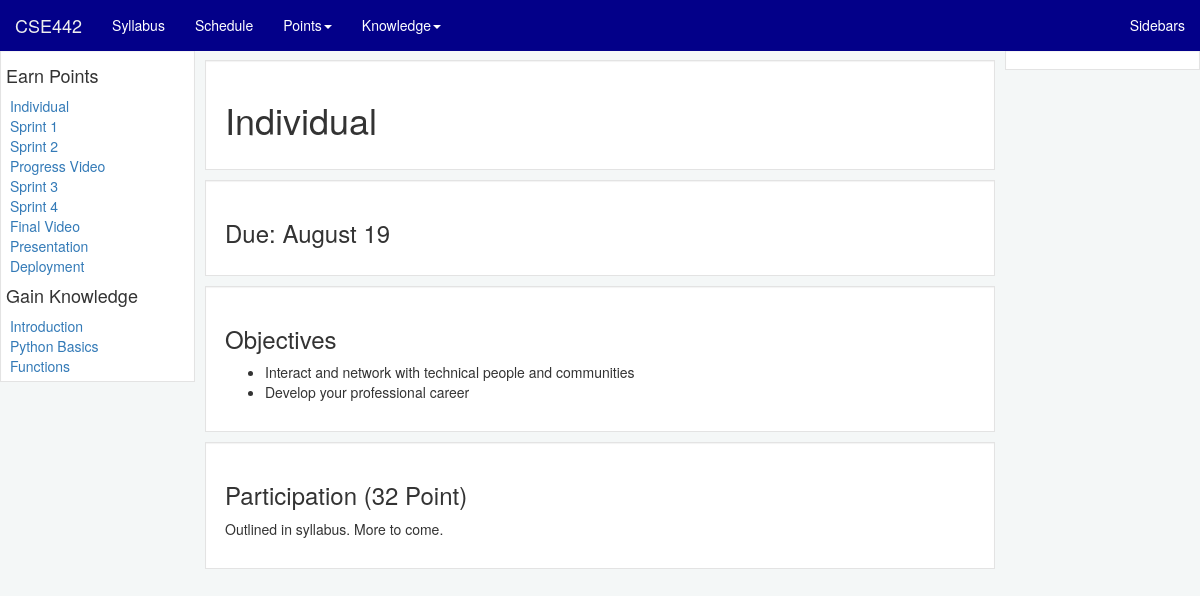
The app's page /lecture/assignment/Individual/, older data.
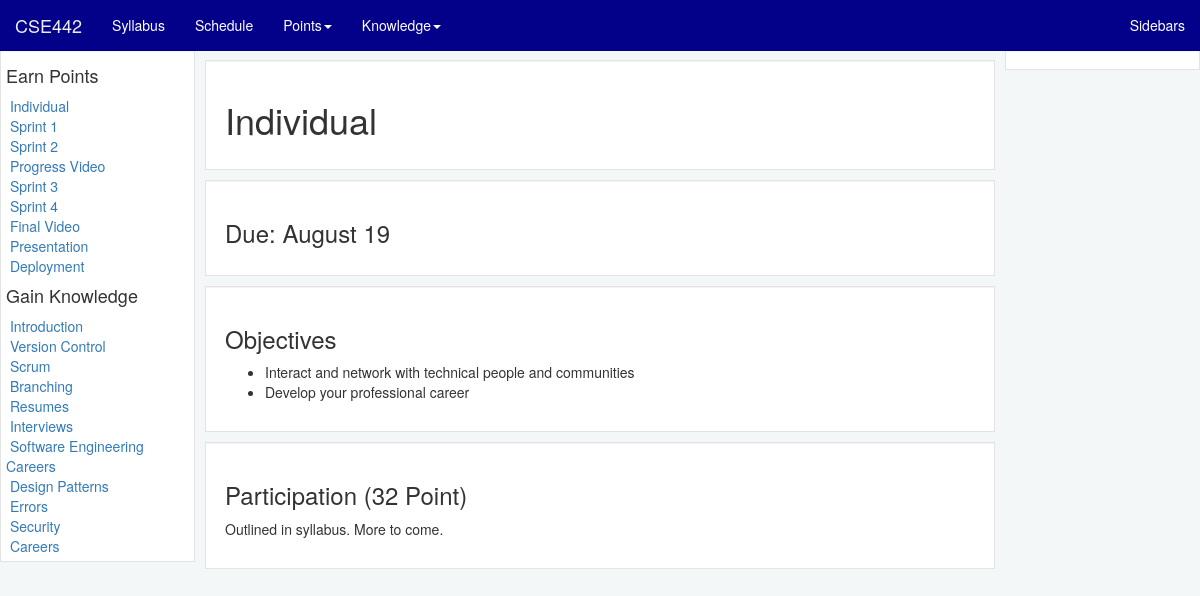
The same page, newer data.
### lecture/models.py (models this page shows, shortened)
class Lesson(models.Model):
    title = models.CharField(max_length=100)
    page_type = models.CharField(max_length=100, blank=True, null=True)
    due_date = models.CharField(max_length=200, blank=True, null=True)
    next_lesson_title = models.CharField(max_length=100, blank=True, null=True)
    previous_lesson_title = models.CharField(max_length=100, blank=True, null=True)
    index = models.IntegerField(blank=True, null=True)

class Section(models.Model):
    lesson = models.ForeignKey(Lesson, blank=True, null=True)
    sectionTitle = models.CharField(max_length=100)
    index = models.IntegerField()
    content = models.TextField()

### lecture/views.py (the view)
# urls.py: url(r'^assignment/(?P<assignment_name>.+)/$', views.assignment, name='assignment'),
def assignment(request, assignment_name):
    this_lesson = Lesson.objects.get(title=assignment_name, page_type='assignment')
    context = {'this_lesson': this_lesson}
    return render(request, 'lecture/assignment.html', context)

### lecture/context_processors.py (called while the page is built)
def all_lessons(request):
    return {'all_lessons': Lesson.objects.all()}

def all_lectures(request):
    return {'all_lectures': Lesson.objects.all().filter(page_type='lecture').order_by('index')}

def all_assignments(request):
    return {'all_assignments': Lesson.objects.all().filter(page_type='assignment').order_by('index')}

def syllabus(request):
    return {'syllabus': Lesson.objects.all().filter(page_type='syllabus')}

def schedule(request):
    return {'schedule': Lesson.objects.all().filter(page_type='schedule')}

### lecture/templatetags/render_as_template.py (called while the page is built)
def render_as_template(parser, token):
    bits = token.split_contents()
    if len(bits) != 2:
        raise TemplateSyntaxError("'%s' takes only one argument"
                                  " (a variable representing a template to render)" % bits[0])
    return RenderAsTemplateNode(bits[1])

    def render(self, context):
        try:
            actual_item = self.item_to_be_rendered.resolve(context)
            return Template(actual_item).render(context)
        except template.VariableDoesNotExist:
            return ''

### lecture/templates/lecture/assignment.html
{% extends "lecture/lecture.html" %}
    {% block extra %}
<div class="well lecture-section-well">
    <h3>Due: {{ this_lesson.due_date }}</h3>
</div>
        {% endblock %}

### lecture/templates/lecture/lecture.html (shortened to what this page needs)
{% extends "base.html" %}
{% load  render_as_template %}
{% block content %}
<div class="well lecture-section-well">
    <h1>{{ this_lesson.title }}</h1>
</div>
{% block extra %}{% endblock %}
{% for section in this_lesson.section_set.all %}
<div class="well lecture-section-well">
    <h3>{{ section.sectionTitle }}</h3>
    {% render_as_template section.content %}
</div>
{% endfor %}
{% endblock %}

### templates/base.html (shortened to what this page needs)
{% load staticfiles %}
<html>
<head>
    <link rel="stylesheet" href="http://maxcdn.bootstrapcdn.com/bootstrap/3.3.5/css/bootstrap.min.css">
    <link rel="stylesheet" type="text/css" href="{% static 'lecture/UBStylin.css' %}"/>
</head>
</head>
<body class="outer">
<nav class="navbar navbar-default navbar-fixed-top">
    <div class="container-fluid">
        <div class="navbar-header">
            <a class="navbar-brand" href="{% url 'lecture:index' %}">CSE442</a>
        </div>
        <div class="collapse navbar-collapse" id="theNavbar">
            <ul class="nav navbar-nav">
                <li><a href="{% url 'lecture:syllabus' %}">Syllabus</a></li>
                <li><a href="{% url 'lecture:schedule' %}">Schedule</a></li>
                <li class="dropdown">
                    <a class="dropdown-toggle" data-toggle="dropdown" href="{% url 'lecture:index' %}">Points<span
                            class="caret"></span></a>
                </li>
                <li class="dropdown">
                    <a class="dropdown-toggle" data-toggle="dropdown" href="{% url 'lecture:index' %}">Knowledge<span
                            class="caret"></span></a>
                </li>
            </ul><ul class="nav navbar-nav navbar-right">
                <li><a href="#" onclick="toggle_bars(); return false;">Sidebars</a></li>
            </ul>
        </div>
    </div>
</nav>
<div class="container-fluid">
    <div class="row">
        <div id="left_sidebar" class="col-xs-2 less-padding">
            {% block left_sidebar %}
                <div class="left-side-bar">
                    <div class="well sidebar-well">
                        <h4>Earn Points</h4>
                        {% for assignment in all_assignments %}
                            &nbsp;<a class="menu_link"
                               href="{% url 'lecture:assignment' assignment.title %}">{{ assignment.title }}</a><br/>
                        {% endfor %}
                        <h4>Gain Knowledge</h4>
                        {% for lecture in all_lectures %}
                            &nbsp;<a class="menu_link"
                               href="{% url 'lecture:lecture' lecture.title %}">{{ lecture.title }}</a><br/>
                        {% endfor %}
                    </div>
                </div>
            {% endblock %}
        </div>
        <div id="center_content" class="col-xs-8 less-padding">
            <div class="content-area">
                {% block content %}{% endblock %}
            </div>
        </div>
        <div id="right_sidebar" class="col-xs-2 less-padding">
            {% block right_sidebar %}
                <div class="right-side-bar">
                    <div class="well sidebar-well">
                    </div>
                </div></div>
            {% endblock %}
    </div>
</div>
</body>
</html>

### lecture/static/lecture/UBStylin.css (style rules this page uses)
div.sidebar-well { border-radius: 0; padding: 5px; overflow: auto; }
div.right-side-bar { width: 16.7%; padding-left: 5px; position: fixed; height: calc(100% - 32px); overflow: auto; }
div.left-side-bar { width: 16.7%; padding-right: 5px; position: fixed; height: calc(100% - 32px); overflow: auto; }
div.lecture-section-well { border-radius: 0; margin: 10px 5px; }
div.content-area { height: calc(100% - 32px); }
div.less-padding { padding: 0; }
.well { background: white; }
body.outer { background-color: #f4f7f7; }
.navbar-default { border-radius: 0; }
body { padding-top: 50px; }
.navbar-default { background-color: #030089; border-color: #030089; }
.navbar-default .navbar-brand { color: #ffffff; }
.navbar-default .navbar-nav > li > a { color: #ffffff; }
.navbar-default .navbar-collapse, .navbar-default .navbar-form { border-color: #ffffff; }

Row changes from the older to the newer data that the page shows:
removed Lesson: title "Python Basics", shown under "Gain Knowledge"
removed Lesson: title "Functions", shown under "Gain Knowledge"
added Lesson: title "Version Control", shown under "Gain Knowledge"
added Lesson: title "Scrum", shown under "Gain Knowledge"
added Lesson: title "Branching", shown under "Gain Knowledge"
added Lesson: title "Resumes", shown under "Gain Knowledge"
added Lesson: title "Interviews", shown under "Gain Knowledge"
added Lesson: title "Software Engineering Careers", shown under "Gain Knowledge"
added Lesson: title "Design Patterns", shown under "Gain Knowledge"
added Lesson: title "Errors", shown under "Gain Knowledge"
added Lesson: title "Security", shown under "Gain Knowledge"
added Lesson: title "Careers", shown under "Gain Knowledge"
